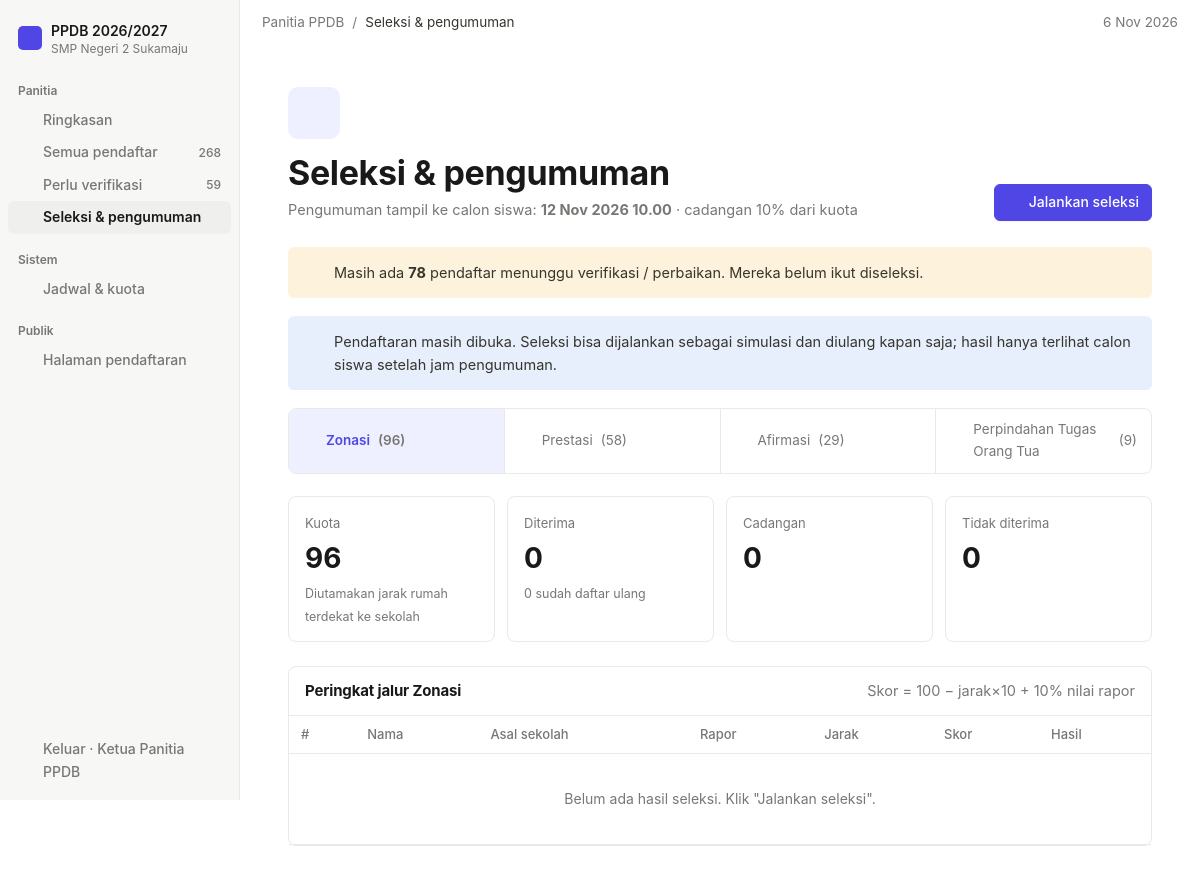
/index.php?page=seleksi (signed in), run on the app's committed database.
### tables this page shows
CREATE TABLE pengaturan (
  id INT PRIMARY KEY,
  nama_sekolah VARCHAR(120) NOT NULL,
  alamat VARCHAR(255),
  telepon VARCHAR(30),
  tahun_ajaran VARCHAR(20) NOT NULL,
  buka DATETIME NOT NULL,
  tutup DATETIME NOT NULL,
  pengumuman DATETIME NOT NULL,
  daftar_ulang_sampai DATE NOT NULL,
  persen_cadangan TINYINT NOT NULL DEFAULT 10
);

CREATE TABLE jalur (
  id INT AUTO_INCREMENT PRIMARY KEY,
  kode VARCHAR(20) NOT NULL UNIQUE,
  nama VARCHAR(60) NOT NULL,
  kuota SMALLINT NOT NULL,
  keterangan VARCHAR(255)
);

### index.php (called while the page is built, shortened)
<?php
require __DIR__ . '/includes/bootstrap.php';
$routes = [
    'beranda'    => 'pages/daftar/beranda.php',
    'daftar'     => 'pages/daftar/daftar.php',
    'masuk'      => 'pages/daftar/masuk.php',
    'formulir'   => 'pages/daftar/formulir.php',
    'status'     => 'pages/daftar/status.php',
    'kartu'      => 'pages/daftar/kartu.php',
    'pengumuman' => 'pages/daftar/pengumuman.php',
    'keluar'     => 'pages/daftar/keluar.php',
    'berkas'     => 'pages/berkas.php',
    'login'      => 'pages/admin/login.php',
    'logout'     => 'pages/admin/logout.php',
    'dashboard'  => 'pages/admin/dashboard.php',
    'pendaftar'  => 'pages/admin/pendaftar.php',
    'verifikasi' => 'pages/admin/verifikasi.php',
    'seleksi'    => 'pages/admin/seleksi.php',
    'pengaturan' => 'pages/admin/pengaturan.php',
];
$page = $_GET['page'] ?? 'beranda';
require __DIR__ . '/' . $routes[$page];

### pages/admin/seleksi.php (the view, shortened to what this page needs)
<?php
$set = setting();
$jalur = q('SELECT * FROM jalur ORDER BY id')->fetchAll();
$admin = user()['role'] === 'admin';
$jid = (int) ($_GET['jalur'] ?? $jalur[0]['id']);
$aktif = array_values(array_filter($jalur, fn ($j) => (int) $j['id'] === $jid))[0] ?? $jalur[0];
$hasil = q("SELECT * FROM pendaftar WHERE jalur_id = ? AND status IN ('diterima','cadangan','tidak_diterima','daftar_ulang') ORDER BY peringkat", [$aktif['id']])->fetchAll();
$belum = (int) q("SELECT COUNT(*) FROM pendaftar WHERE status IN ('menunggu','perbaikan')")->fetchColumn();
$hit = array_count_values(array_column($hasil, 'status'));
$title = 'Seleksi & pengumuman';
$titleIcon = 'award';
$subtitle = 'Pengumuman tampil ke calon siswa: <b>' . tgl($set['pengumuman']) . ' ' . date('H.i', strtotime($set['pengumuman'])) . '</b> · cadangan ' . $set['persen_cadangan'] . '% dari kuota';
$actions = $admin ? '<form method="post" data-confirm="Jalankan seleksi untuk semua jalur? Peringkat akan dihitung ulang."><input type="hidden" name="_csrf" value="' . csrf_token() . '"><button class="btn btn-primary">' . icon('award', 15) . ' Jalankan seleksi</button></form>' : '';
$wide = true;
require __DIR__ . '/../../includes/header.php';
?>
<?php if ($belum): ?><div class="callout amber"><?= icon('alert', 18) ?><div>Masih ada <b><?= $belum ?></b> pendaftar menunggu verifikasi / perbaikan. Mereka belum ikut diseleksi.</div></div><?php endif; ?>
<?php if (tahap() === 'pendaftaran'): ?><div class="callout blue"><?= icon('clock', 18) ?><div>Pendaftaran masih dibuka. Seleksi bisa dijalankan sebagai simulasi dan diulang kapan saja; hasil hanya terlihat calon siswa setelah jam pengumuman.</div></div><?php endif; ?>
<nav class="steps">
    <?php foreach ($jalur as $j): ?><a href="<?= url('seleksi', ['jalur' => $j['id']]) ?>" class="<?= (int) $j['id'] === (int) $aktif['id'] ? 'on' : '' ?>"><?= icon('route', 15) ?><?= e($j['nama']) ?> <span class="muted">(<?= $j['kuota'] ?>)</span></a><?php endforeach; ?>
</nav>
<div class="stats">
    <div class="stat"><small>Kuota</small><strong><?= $aktif['kuota'] ?></strong><span><?= e($aktif['keterangan']) ?></span></div>
    <div class="stat"><small>Diterima</small><strong><?= ($hit['diterima'] ?? 0) + ($hit['daftar_ulang'] ?? 0) ?></strong><span><?= $hit['daftar_ulang'] ?? 0 ?> sudah daftar ulang</span></div>
    <div class="stat"><small>Cadangan</small><strong><?= $hit['cadangan'] ?? 0 ?></strong></div>
    <div class="stat"><small>Tidak diterima</small><strong><?= $hit['tidak_diterima'] ?? 0 ?></strong></div>
</div>
<div class="box">
    <div class="box-head"><h2>Peringkat jalur <?= e($aktif['nama']) ?></h2><span class="muted"><?= $aktif['kode'] === 'zonasi' ? 'Skor = 100 − jarak×10 + 10% nilai rapor' : ($aktif['kode'] === 'prestasi' ? 'Skor = nilai rapor + poin prestasi' : 'Skor = nilai rapor') ?></span></div>
    <div class="table-wrap"><table>
        <thead><tr><th>#</th><th>Nama</th><th>Asal sekolah</th><th>Rapor</th><?= $aktif['kode'] === 'zonasi' ? '<th>Jarak</th>' : '' ?><?= $aktif['kode'] === 'prestasi' ? '<th>Poin</th>' : '' ?><th>Skor</th><th>Hasil</th></tr></thead>
        <tbody><?php foreach ($hasil as $h): ?>
            <tr onclick="location.href='<?= url('verifikasi', ['id' => $h['id']]) ?>'" style="cursor:pointer;<?= $h['peringkat'] == $aktif['kuota'] ? 'border-bottom:2px solid var(--accent)' : '' ?>">
                <td><b><?= $h['peringkat'] ?></b></td><td><strong><?= e($h['nama']) ?></strong><small class="mono"><?= e($h['no_daftar']) ?></small></td><td><?= e($h['asal_sekolah']) ?></td><td><?= e($h['nilai_rata']) ?></td>
                <?= $aktif['kode'] === 'zonasi' ? '<td>' . e($h['jarak_km']) . ' km</td>' : '' ?><?= $aktif['kode'] === 'prestasi' ? '<td>' . e($h['poin_prestasi']) . '</td>' : '' ?>
                <td><b><?= e($h['skor']) ?></b></td><td><?= badge($h['status']) ?></td></tr>
        <?php endforeach; ?>
        <?php if (!$hasil): ?><tr><td colspan="8" class="empty">Belum ada hasil seleksi. Klik "Jalankan seleksi".</td></tr><?php endif; ?></tbody>
    </table></div>
</div>
<?php require __DIR__ . '/../../includes/footer.php'; ?>

### includes/bootstrap.php (shortened to what this page needs)
<?php
function db(): PDO
{
    static $pdo = null;
    if ($pdo === null) {
        $c = require __DIR__ . '/../config/database.php';
        $dsn = "mysql:host={$c['host']};port={$c['port']};dbname={$c['database']};charset=utf8mb4";
        try {
            $pdo = new PDO($dsn, $c['username'], $c['password'], [
                PDO::ATTR_ERRMODE => PDO::ERRMODE_EXCEPTION,
                PDO::ATTR_DEFAULT_FETCH_MODE => PDO::FETCH_ASSOC,
            ]);
        } catch (PDOException $e) {
            die('<h3>Koneksi database gagal.</h3><p>Cek config/database.php dan pastikan database <b>'
                . htmlspecialchars($c['database']) . '</b> sudah di-import.</p>');
        }
    }
    return $pdo;
}
function q(string $sql, array $params = []): PDOStatement
{
    $st = db()->prepare($sql);
    $st->execute($params);
    return $st;
}
function e($v): string
{
    return htmlspecialchars((string) $v, ENT_QUOTES, 'UTF-8');
}
function tgl($date): string
{
    $bulan = ['', 'Jan', 'Feb', 'Mar', 'Apr', 'Mei', 'Jun', 'Jul', 'Agu', 'Sep', 'Okt', 'Nov', 'Des'];
    $t = strtotime($date);
    return date('j', $t) . ' ' . $bulan[(int) date('n', $t)] . ' ' . date('Y', $t);
}
function url(string $page = 'dashboard', array $params = []): string
{
    return 'index.php?' . http_build_query(['page' => $page] + $params);
}
function user(): ?array
{
    return $_SESSION['user'] ?? null;
}
function setting(): array
{
    static $s = null;
    return $s ??= q('SELECT * FROM pengaturan WHERE id = 1')->fetch() ?: [];
}
function icon(string $name, int $size = 18): string
{
    $p = $paths[$name] ?? '';
    return '<svg class="ic" width="' . $size . '" height="' . $size . '" viewBox="0 0 24 24" fill="none" stroke="currentColor" stroke-width="2" stroke-linecap="round" stroke-linejoin="round">' . $p . '</svg>';
}
function gelombang(): array
{
    return q('SELECT * FROM pengaturan WHERE id = 1')->fetch();
}
function tahap(): string
{
    $g = gelombang();
    $now = date('Y-m-d H:i:s');
    if ($now <= $g['tutup']) return 'pendaftaran';
    return 'pengumuman';
}

### includes/header.php (shortened to what this page needs)
<?php
$navHit = q('SELECT status, COUNT(*) n FROM pendaftar GROUP BY status')->fetchAll(PDO::FETCH_KEY_PAIR);
$nav = [
    'Panitia' => [['dashboard', 'Ringkasan', 'home', null], ['pendaftar', 'Semua pendaftar', 'users', array_sum($navHit)], ['pendaftar&status=menunggu', 'Perlu verifikasi', 'file', $navHit['menunggu'] ?? 0], ['seleksi', 'Seleksi & pengumuman', 'award', null]],
];
if (user()['role'] === 'admin') $nav['Sistem'] = [['pengaturan', 'Jadwal & kuota', 'settings', null]];
$current = $_GET['page'] ?? 'dashboard';
?>
<!DOCTYPE html>
<html lang="id">
<head>
    <link rel="stylesheet" href="assets/css/style.css">
</head>
<body>
<div class="layout">
    <aside class="side" id="side">
        <div class="ws"><span class="logo"><?= icon('school', 14) ?></span><div>PPDB <?= e(setting()['tahun_ajaran']) ?><small><?= e(setting()['nama_sekolah']) ?></small></div></div>
        <?php foreach ($nav as $sec => $items): ?>
            <div class="sec"><?= $sec ?></div>
            <?php foreach ($items as [$key, $label, $ic, $n]): ?>
                <a href="index.php?page=<?= $key ?>" class="<?= $current === $key ? 'active' : '' ?>"><?= icon($ic, 16) ?> <?= $label ?><?php if ($n !== null): ?><span class="n"><?= $n ?></span><?php endif; ?></a>
            <?php endforeach; ?>
        <?php endforeach; ?>
        <div class="sec">Publik</div>
        <a href="<?= url('beranda') ?>" target="_blank"><?= icon('external', 16) ?> Halaman pendaftaran</a>
        <div class="grow"></div>
        <a href="<?= url('logout') ?>"><?= icon('logout', 16) ?> Keluar · <?= e(user()['nama']) ?></a>
    </aside>
    <main class="main">
        <div class="crumbs">Panitia PPDB<span>/</span><span style="color:var(--ink)"><?= e($title ?? 'Ringkasan') ?></span><span><?= tgl(date('Y-m-d')) ?></span></div>
        <div class="page <?= !empty($wide) ? 'wide' : '' ?>">
            <div class="page-title"><div><div class="icon-big"><?= icon($titleIcon ?? 'home', 26) ?></div><h1><?= e($title ?? 'Ringkasan') ?></h1><?php if (!empty($subtitle)): ?><p><?= $subtitle ?></p><?php endif; ?></div><div class="page-actions"><?= $actions ?? '' ?></div></div>

### data on the page
pengaturan: tahun_ajaran "2026/2027", nama_sekolah "SMP Negeri 2 Sukamaju", pengumuman "12 Nov 2026", pengumuman "10.00", persen_cadangan "10"
jalur: $size 15 (drawn), nama "Zonasi", kuota "96", keterangan "Diutamakan jarak rumah terdekat ke sekolah"
jalur: $size 15 (drawn), nama "Prestasi", kuota "58"
jalur: $size 15 (drawn), nama "Afirmasi", kuota "29"
jalur: $size 15 (drawn), nama "Perpindahan Tugas Orang Tua", kuota "9"

### other printed values
$sec "Panitia"
$label "Ringkasan"
$label "Semua pendaftar"
$n "268"
$label "Perlu verifikasi"
$n "59"
$label "Seleksi & pengumuman"
$sec "Sistem"
$label "Jadwal & kuota"
user()['nama'] "Ketua Panitia PPDB"
$title "Seleksi & pengumuman"
$belum "78"
$hit['daftar_ulang'] "0"
$hit['cadangan'] "0"
$hit['tidak_diterima'] "0"
